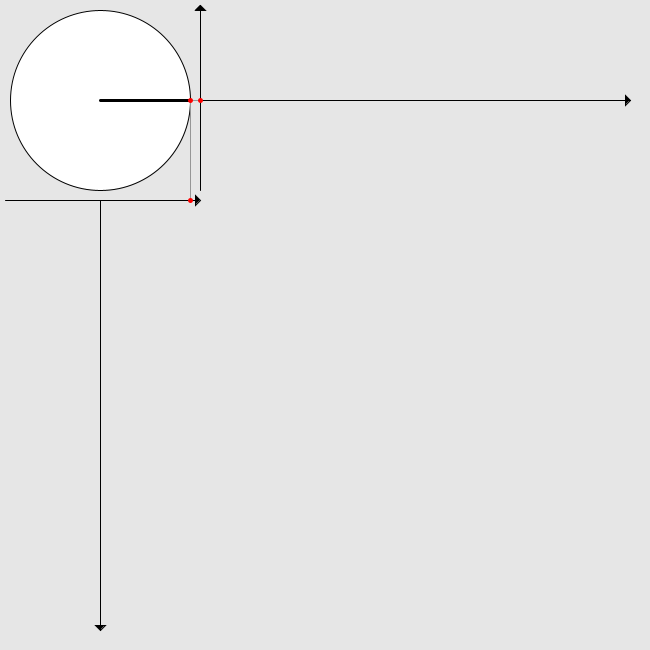
Frame 1 (no input)
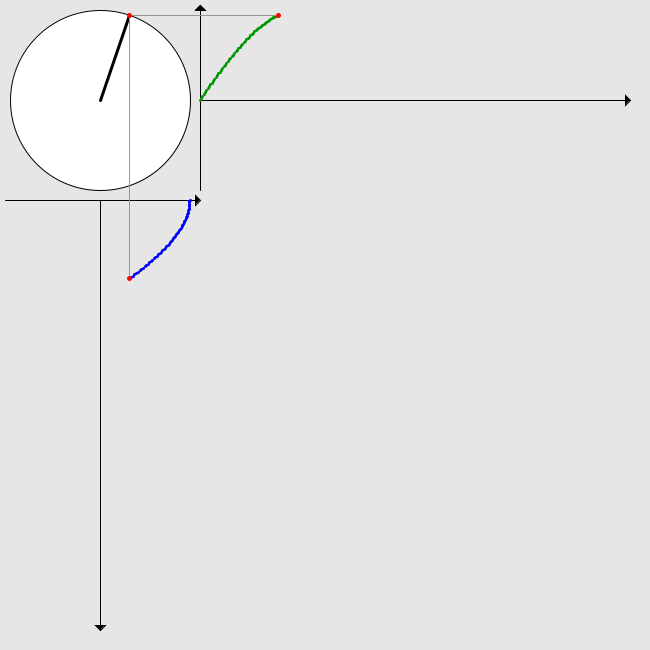
Frame 60 (the mouse pressed at the canvas centre just before this capture)
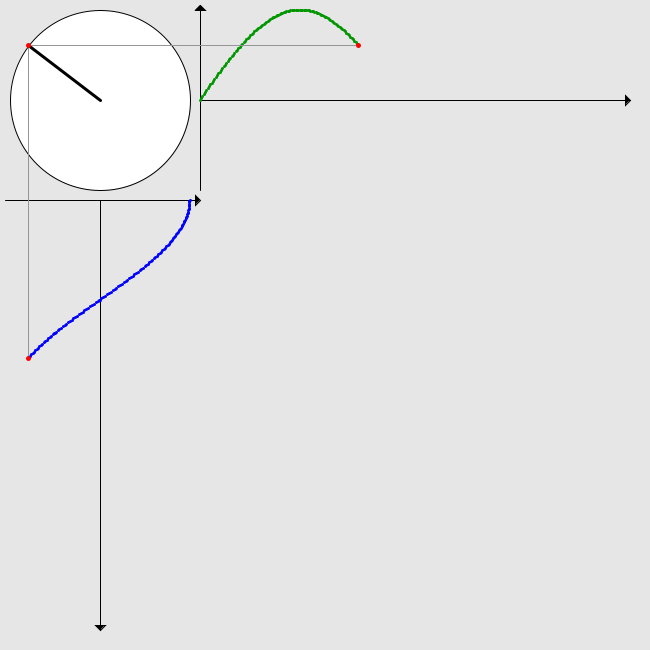
Frame 120 (the mouse held since frame 60 and released just before this capture)

The Processing sketch that drew these frames (run headless with seeded random() and noise(); from frame 60 on, the mouse is pressed at the canvas centre):

// Processing sketch: rappresentazione_sin_cos
// ── rappresentazione_sin_cos.pde
/*Marco Pagliari*/

int NUMERO_PUNTI=300;
 
void setup() {
  size(650, 650);
  smooth();
  frameRate(30);
}
 
void draw() {
  float t=0;
  background(230);
  stroke(0);
  strokeWeight(1);
  // Assi cartesiani per la funzione Seno:
  line(200,100,630,100);
  fill(0);
  triangle(630,100,625,95,625,105);
  line(200,5,200,190);
  triangle(200,5,195,10,205,10);
  // Assi cartesiani per la funzione Coseno:
  line(100,200,100,630);
  triangle(100,630,95,625,105,625);
  line(5,200,195,200);
  triangle(195,195,195,205,200,200);
  // Circonferenza trigonometrica:
  fill(255);
  ellipse(100,100,180,180);
  strokeWeight(3);
  for(int i=0;i<frameCount;i++) {
    t=i*2*PI/NUMERO_PUNTI;
    stroke(0,150,0);
    point(map(t,0,2*PI,200,600),map(sin(t),-1,1,190,10)); // grafico della funzione Seno
    stroke(0,0,255);
    point(map(cos(t),-1,1,10,190),map(t,0,2*PI,200,600)); // grafico della funzione Coseno
  }
  stroke(0);
  line(100,100,100+90*cos(t),100-90*sin(t)); // raggio "proiettante" della circonferenza trigonometrica
  strokeWeight(1);
  stroke(150);
  line(100+90*cos(t),100-90*sin(t),map(t,0,2*PI,200,600),map(sin(t),-1,1,190,10)); // proiezione (dall'estremità del raggio al punto che traccia il grafico della funzione Seno)
  line(100+90*cos(t),100-90*sin(t),map(cos(t),-1,1,10,190),map(t,0,2*PI,200,600)); // proiezione (dall'estremità del raggio al punto che traccia il grafico della funzione Coseno)
  stroke(255,0,0);
  strokeWeight(5);
  point(100+90*cos(t),100-90*sin(t)); // punto "proiettante" della circonferenza
  point(map(t,0,2*PI,200,600),map(sin(t),-1,1,190,10)); // punto che traccia il grafico della funzione Seno
  point(map(cos(t),-1,1,10,190),map(t,0,2*PI,200,600)); // punto che traccia il grafico della funzione Coseno
  if (frameCount==NUMERO_PUNTI) noLoop();
}
